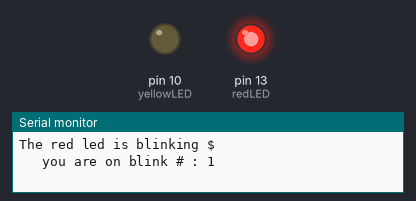
The sketch below on a simulated Arduino Uno, built with avr-gcc and run on an emulated ATmega328P. Parts: output pins drawn as LEDs (lit = HIGH), the last lines printed to the serial monitor.

Above: at 0.12 s.
At 5.87 s:
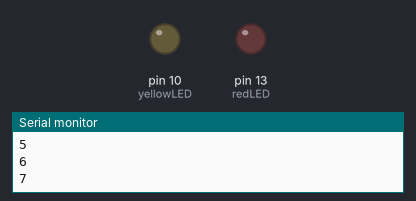
At 12.13 s:
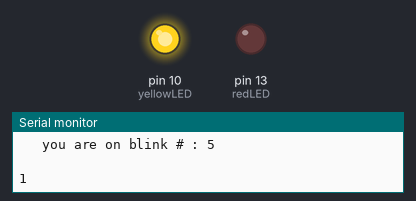
Timing chart, 0 to 12.4 s (numbered marks = the images above):
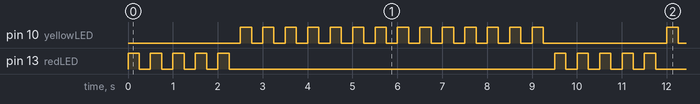

Measured:
- by itself, pin 10 (yellowLED): moves between LOW and HIGH, repeating every 9.5 s
- by itself, pin 13 (redLED): repeats every 9.5 s: 4 × (LOW 0.25 s, HIGH 0.25 s), LOW 7.3 s, HIGH 0.25 s
- by itself, everything shown: repeats every 9.5 s, in 38 steps

The sketch:

printing-over-the-serial-port.ino
```cpp
/*
 * Jerushan Sritharan
 * 2021.07.22
 * Arduino lesson - 04 : printing ove the serial port
 */

int redLED = 13;                                  // Declare redLED pin an int , and set to pin 13
int yellowLED = 10;                               // Declare yellowLED pin an int . and set to pin 10
int redLEDontime = 250;                           // Declare redLED on time an int and set to 250 mseconds
int redLEDofftime = 250;                          // Declare redLEd off time an int and set to 250 mseconds
int yellowLEDontime = 250;                        //Declare yellow LED on time an int and set to 250 mseconds
int yellowLEDofftime = 250;                       //Declare yellow LED off time an int and set to 250 mseconds


void setup (){
  Serial.begin (9600);                            //
  pinMode(redLED,OUTPUT);                         // Tell Arduino that redLED pin is a output pin
  pinMode (yellowLED,OUTPUT);                     // Tel Arduino that yellow LED is a output pin
  }


void loop () {
  Serial.println ("The red led is blinking $");
  for (int j=1; j<=5; ++j){                        //start our for loop
  Serial.print ("   you are on blink # : ");       //
  Serial.println (j);                              //
  digitalWrite (redLED,HIGH);                      //Red LED turn on
  delay (redLEDontime);                            //Give the wait time
  digitalWrite (redLED,LOW);                       //Red LED turn off
  delay (redLEDofftime);                           //Give the wait time
  }
Serial.println (" ");                              //

for (int r=1; r<=14; ++r){                         //Strart the for loop
  Serial.println(r);                               //
  digitalWrite (yellowLED,HIGH);                   //yellow LED turn on
  delay (yellowLEDontime);                         //Give the wait seconds
  digitalWrite (yellowLED,LOW);                    //Yellow LED turn off
  delay (yellowLEDofftime);                        //Give the wait seconds
}
Serial.println (" ");                              //

  }
```
